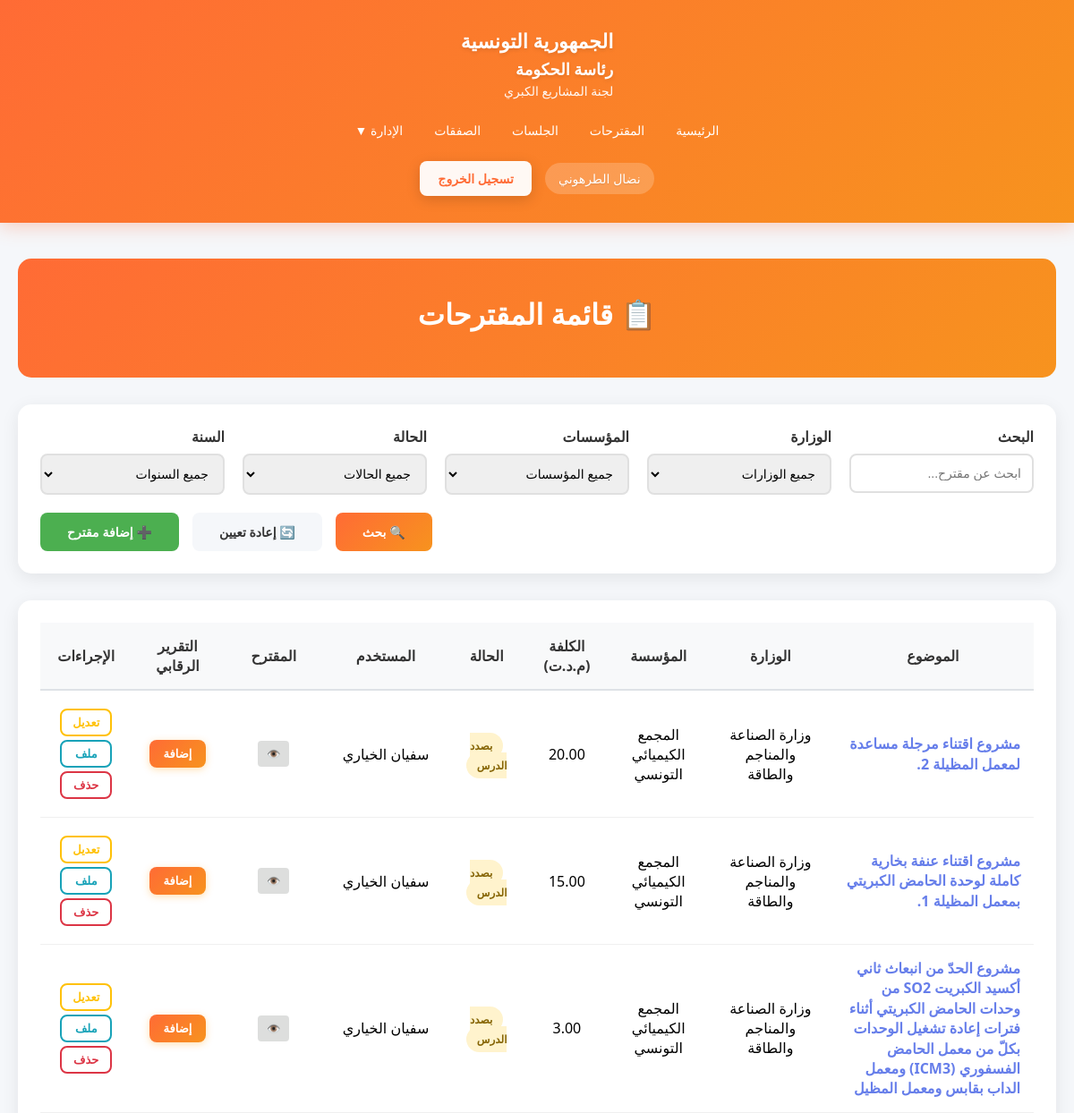
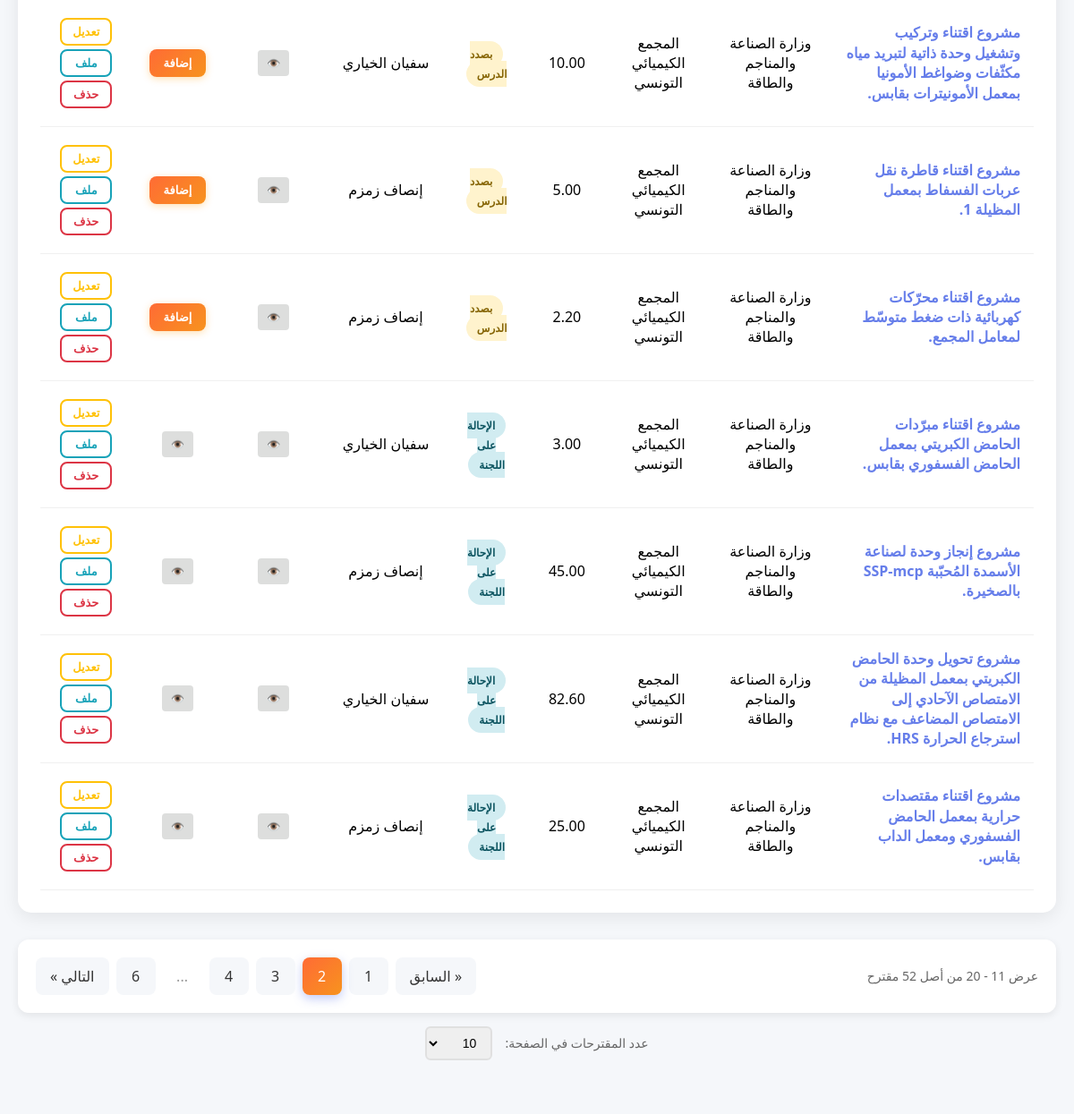
The app's page /Views/projets.php?page=2 (signed in, upper part), older data (2 pictures, top to bottom).
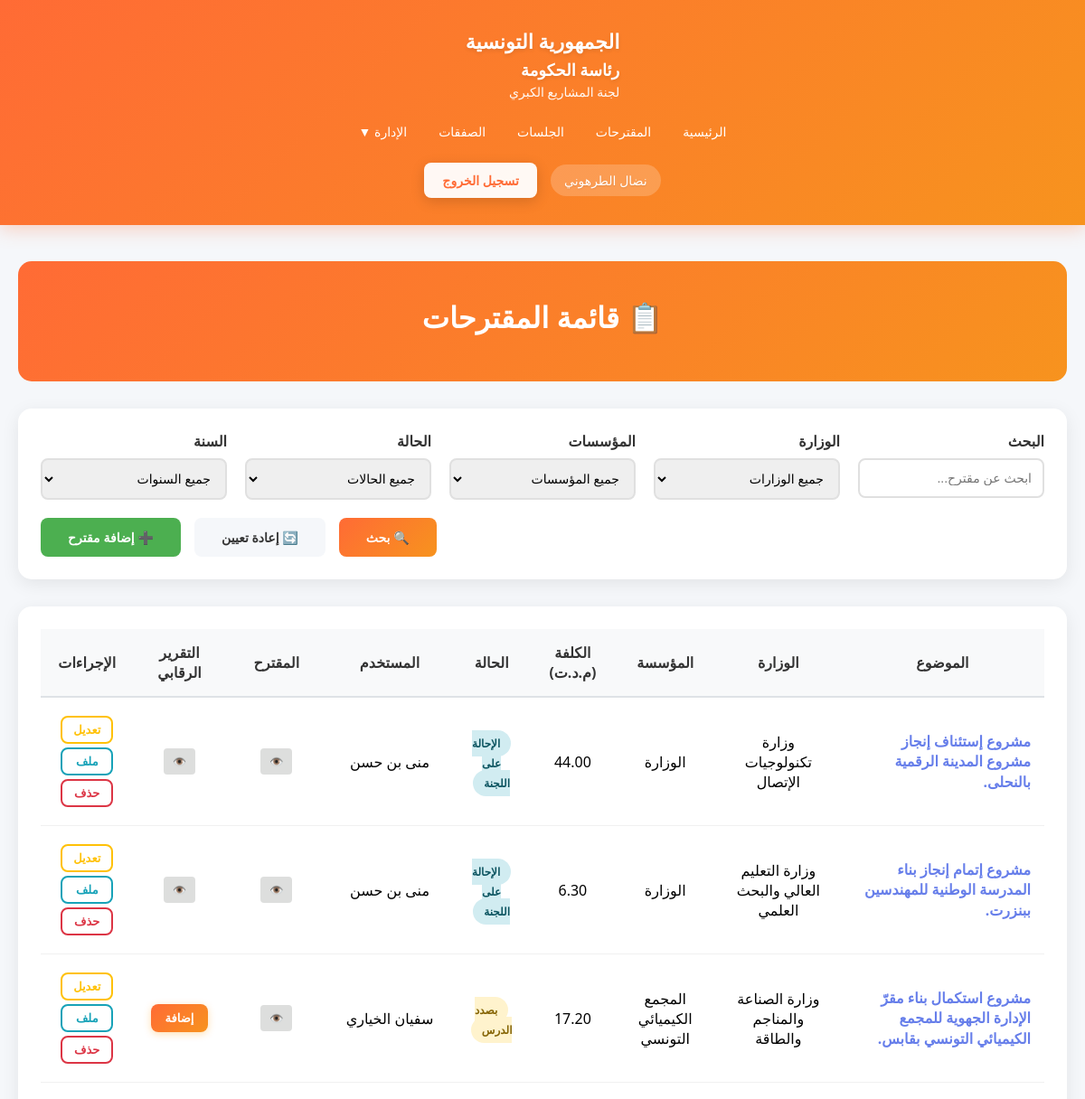
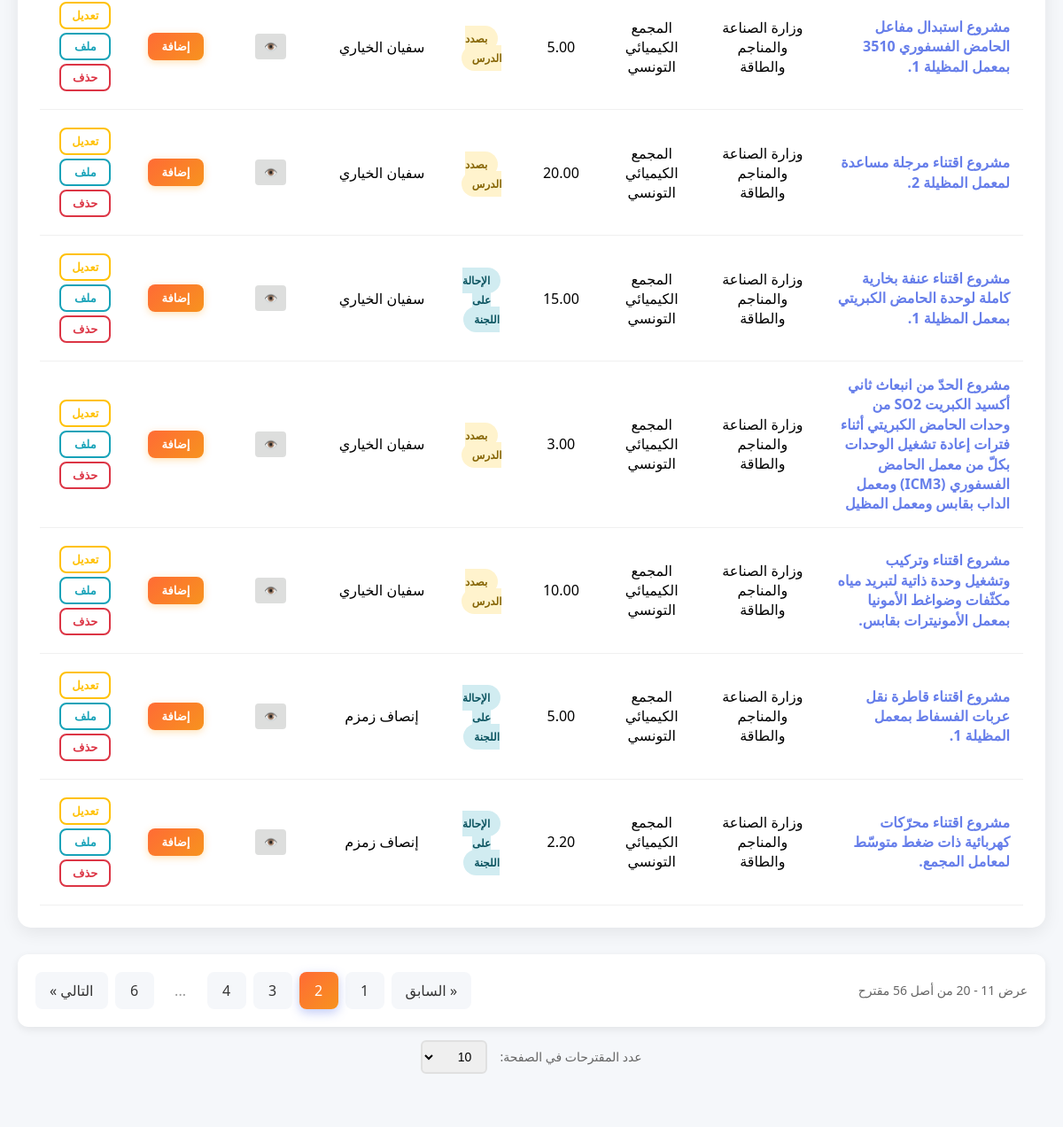
The same page, newer data (2 pictures, top to bottom).
### tables this page shows
CREATE TABLE `projet` (
  `idPro` int(11) NOT NULL,
  `idMinistere` int(11) NOT NULL,
  `idEtab` int(11) NOT NULL,
  `sujet` varchar(400) NOT NULL,
  `dateArrive` date NOT NULL,
  `procedurePro` varchar(30) NOT NULL,
  `cout` float NOT NULL,
  `id_Gov` int(11) NOT NULL,
  `proposition` varchar(400) NOT NULL,
  `idUser` int(11) NOT NULL,
  `etat` int(11) NOT NULL,
  `dateCreation` datetime NOT NULL
);

CREATE TABLE `ministere` (
  `idMinistere` int(11) NOT NULL,
  `libMinistere` varchar(300) NOT NULL,
  `adresseMinistere` varchar(300) NOT NULL,
  `idGov` int(11) NOT NULL
);

CREATE TABLE `etablissement` (
  `idEtablissement` int(11) NOT NULL,
  `libEtablissement` varchar(300) NOT NULL,
  `adrEtablissement` varchar(300) NOT NULL,
  `idMinistere` int(11) NOT NULL,
  `idGouvernement` int(11) NOT NULL
);

CREATE TABLE `user` (
  `idUser` int(11) NOT NULL,
  `nomUser` varchar(200) NOT NULL,
  `emailUser` varchar(300) NOT NULL,
  `typeCpt` int(1) NOT NULL,
  `login` varchar(20) NOT NULL,
  `pw` varchar(255) NOT NULL
);

### Config/Permissions.php (called while the page is built, shortened)
<?php
class Permissions {
    public static function canEditProjet($projetUserId) {
        $type = $_SESSION['user_type'] ?? 4;
        if ($type == self::SUPER_ADMIN) {
            return true;
        }
        return false;
    }
    public static function canDeleteProjet($projetUserId) {
        return self::canEditProjet($projetUserId);
    }
    public static function getProjectsWhereClause() {
        $type = $_SESSION['user_type'] ?? 4;
        return "";
    }
}
?>

### Views/projets.php (the view, shortened to what the changed rows need)
<?php
    require_once '../Config/Permissions.php';
    $database = new Database();
    $db = $database->getConnection();
        $sql = "SELECT p.*, m.libMinistere, e.libEtablissement, u.nomUser,
                CASE
                    WHEN p.etat = 0 THEN 'بصدد الدرس'
                    WHEN p.etat = 1 THEN 'الإحالة على اللجنة'
                    WHEN p.etat = 2 THEN 'الموافقة'
                    WHEN p.etat = 3 THEN 'عدم الموافقة'
                    ELSE 'غير معروف'
                END as etatLib,
                (SELECT idDoc FROM document WHERE idPro = p.idPro AND type = 1 LIMIT 1) as docMuqtarahId,
                (SELECT cheminAcces FROM document WHERE idPro = p.idPro AND type = 1 LIMIT 1) as cheminAccesMuqtarah,
                (SELECT cheminAcces FROM document WHERE idPro = p.idPro AND type = 11 LIMIT 1) as cheminAccesTaqrir,
                (SELECT idDoc FROM document WHERE idPro = p.idPro AND type = 11 LIMIT 1) as docTaqrirId
                FROM projet p
                LEFT JOIN ministere m ON p.idMinistere = m.idMinistere
                LEFT JOIN etablissement e ON p.idEtab = e.idEtablissement
                LEFT JOIN user u ON p.idUser = u.idUser
                WHERE 1=1";
        $sql .= " ORDER BY p.dateCreation DESC";
        $stmt = $db->prepare($sql);
        $stmt->execute();
        $projets = $stmt->fetchAll(PDO::FETCH_ASSOC);
        $itemsPerPage = 10;
        $currentPage = isset($_GET['page']) ? max(1, intval($_GET['page'])) : 1;
        $offset = ($currentPage - 1) * $itemsPerPage;
        $sqlCount = "SELECT COUNT(*) as total
            FROM projet p
            LEFT JOIN ministere m ON p.idMinistere = m.idMinistere
            LEFT JOIN etablissement e ON p.idEtab = e.idEtablissement
            LEFT JOIN user u ON p.idUser = u.idUser
            WHERE 1=1";
        $sqlCount .= Permissions::getProjectsWhereClause();
        $stmtCount = $db->prepare($sqlCount);
        $stmtCount->execute();
        $totalItems = $stmtCount->fetch(PDO::FETCH_ASSOC)['total'];
        $totalPages = ceil($totalItems / $itemsPerPage);
        $sql = "SELECT p.*, m.libMinistere, e.libEtablissement, u.nomUser,
                CASE
                    WHEN p.etat = 0 THEN 'بصدد الدرس'
                    WHEN p.etat = 1 THEN 'الإحالة على اللجنة'
                    WHEN p.etat = 2 THEN 'الموافقة'
                    WHEN p.etat = 3 THEN 'عدم الموافقة'
                    ELSE 'غير معروف'
                END as etatLib,
                (SELECT idDoc FROM document WHERE idPro = p.idPro AND type = 1 LIMIT 1) as docMuqtarahId,
                (SELECT cheminAcces FROM document WHERE idPro = p.idPro AND type = 1 LIMIT 1) as cheminAccesMuqtarah,
                (SELECT cheminAcces FROM document WHERE idPro = p.idPro AND type = 11 LIMIT 1) as cheminAccesTaqrir,
                (SELECT idDoc FROM document WHERE idPro = p.idPro AND type = 11 LIMIT 1) as docTaqrirId
                FROM projet p
                LEFT JOIN ministere m ON p.idMinistere = m.idMinistere
                LEFT JOIN etablissement e ON p.idEtab = e.idEtablissement
                LEFT JOIN user u ON p.idUser = u.idUser
                WHERE 1=1";
        $sql .= Permissions::getProjectsWhereClause();
        $sql .= " ORDER BY p.dateCreation DESC LIMIT :limit OFFSET :offset";
        $stmt = $db->prepare($sql);
        $stmt->bindParam(':limit', $itemsPerPage, PDO::PARAM_INT);
        $stmt->bindParam(':offset', $offset, PDO::PARAM_INT);
        $stmt->execute();
        $projets = $stmt->fetchAll(PDO::FETCH_ASSOC);
        function buildPaginationUrl($page) {
            $params = $_GET;
            $params['page'] = $page;
            return 'projets.php?' . http_build_query($params);
        }
        $currentPage = isset($_GET['page']) ? max(1, intval($_GET['page'])) : 1;
?>
<!DOCTYPE html>
<html lang="ar" dir="rtl">
<head>
    <link rel="stylesheet" href="../assets/css/style.css">
</head>
<body>
    <?php include 'includes/header.php'; ?>
    <section class="content-section" style="padding: 40px 0;">
        <div class="container">
            <div class="admin-header">
                <h2>📋 قائمة المقترحات</h2>
            </div>
            <div class="projects-table">
                <?php if (count($projets) > 0): ?>
                    <table>
                        <thead>
                            <tr>
                                <th>الموضوع</th>
                                <th>الوزارة</th>
                                <th>المؤسسة</th>
                                <th>الكلفة (م.د.ت)</th>
                                <th>الحالة</th>
                                <th>المستخدم</th>
                                <th>المقترح</th>
                                <th>التقرير الرقابي</th>
                                <th>الإجراءات</th>
                            </tr>
                        </thead>
                        <tbody>
                            <?php foreach ($projets as $projet): ?>
                                <tr>
                                    <td style="text-align: right;">
                                        <a href="javascript:void(0)"
                                        onclick="openDetailsModal(<?php echo $projet['idPro']; ?>)"
                                        style="color: #667eea; text-decoration: none; font-weight: 600; cursor: pointer; transition: color 0.3s;"
                                        onmouseover="this.style.color='#764ba2'"
                                        onmouseout="this.style.color='#667eea'">
                                            <?php echo htmlspecialchars(substr($projet['sujet'], 0, 300)); ?>
                                        </a>
                                    </td>
                                    <td><?php echo htmlspecialchars($projet['libMinistere']); ?></td>
                                    <td><?php echo htmlspecialchars($projet['libEtablissement']); ?></td>
                                    <td><?php echo number_format($projet['cout'], 2, '.', ' '); ?></td>
                                    <td>
                                        <span class="badge <?php
                                            switch($projet['etat']) {
                                                case 0: echo 'badge-pending'; break;
                                                case 1: echo 'badge-processing'; break;
                                            }
                                        ?>">
                                            <?php echo $projet['etatLib']; ?>
                                        </span>
                                    </td>
                                    <td><?php echo htmlspecialchars($projet['nomUser']); ?></td>
                                    <td>
                                        <?php if ($projet['docMuqtarahId']): ?>
                                            <a href="<?php echo $projet['cheminAccesMuqtarah'];?>" target="_blank" class="btn-action"
                                                style="background: #dddeddff; color: white; padding: 6px 10px; border-radius: 6px; text-decoration: none; font-size: 12px; display: inline-flex; align-items: center; gap: 4px;">
                                               👁️
                                            </a>
                                        <?php else: ?>
                                            <span style="color: #dddeddff;">-</span>
                                        <?php endif; ?>
                                    </td>
                                    <td style="text-align: center;">
                                        <?php if (!empty($projet['cheminAccesTaqrir']) && $projet['docTaqrirId']): ?>
                                            <div style="display: flex; gap: 5px; justify-content: center; align-items: center;">
                                                <a href="<?php echo htmlspecialchars($projet['cheminAccesTaqrir']); ?>"
                                                target="_blank"
                                                class="btn-action"
                                                style="background: #dddeddff; color: white; padding: 6px 10px; border-radius: 6px; text-decoration: none; font-size: 12px; display: inline-flex; align-items: center; gap: 4px;"
                                                title="عرض التقرير الرقابي">
                                                    <span>👁️</span>
                                                </a>
                                            </div>
                                        <?php else: ?>
                                            <?php if (Permissions::canEditProjet($projet['idUser'])): ?>
                                                <button onclick="openTaqrirModal(<?php echo $projet['idPro']; ?>)"
                                                        class="btn-action"
                                                        style="background: linear-gradient(135deg, #FF6B35 0%, #F7931E 100%); color: white; border: none; padding: 8px 16px; border-radius: 8px; cursor: pointer; font-size: 13px; font-weight: 600; box-shadow: 0 2px 8px rgba(255,152,0,0.3); transition: all 0.3s; display: inline-flex; align-items: center; gap: 6px;"
                                                        onmouseover="this.style.transform='translateY(-2px)'; this.style.boxShadow='0 4px 12px rgba(255,152,0,0.4)'"
                                                        onmouseout="this.style.transform='translateY(0)'; this.style.boxShadow='0 2px 8px rgba(255,152,0,0.3)'"
                                                        title="إضافة التقرير الرقابي">
                                                    <span>إضافة</span>
                                                </button>
                                            <?php else: ?>
                                                <span style="color: #999; font-size: 14px;">لا يوجد</span>
                                            <?php endif; ?>
                                        <?php endif; ?>
                                    </td>
                                    <td>
                                        <div class="actions-container">
                                            <?php if (Permissions::canEditProjet($projet['idUser'])): ?>
                                                <button onclick="openEditModal(<?php echo $projet['idPro']; ?>)"
                                                        class="btn-action btn-edit"
                                                        title="تعديل المقترح">
                                                        تعديل
                                                </button>
                                                <button onclick="openAddFileModal(<?php echo $projet['idPro']; ?>)"
                                                        class="btn-action btn-add-file"
                                                        title="إضافة ملف جديد">
                                                    ملف
                                                </button>
                                            <?php endif; ?>
                                            <?php if (Permissions::canDeleteProjet($projet['idUser'])): ?>
                                                <button onclick="confirmDelete(<?php echo $projet['idPro']; ?>)"
                                                        class="btn-action btn-delete"
                                                        title="حذف المقترح">
                                                    حذف
                                                </button>
                                            <?php endif; ?>
                                        </div>
                                    </td>
                                </tr>
                            <?php endforeach; ?>
                        </tbody>
                    </table>
                <?php else: ?>
                    <p style="text-align: center; padding: 40px; color: #666;">لا توجد مقترحات</p>
                <?php endif; ?>
            </div>
                <?php if ($totalPages > 1): ?>
                    <div class="pagination-container">
                        <ul class="pagination">
                            <?php
                            $range = 2;
                            for ($i = max(1, $currentPage - $range); $i <= min($totalPages, $currentPage + $range); $i++) {
                                if ($i == $currentPage) {
                                    echo '<li class="active"><span>' . $i . '</span></li>';
                                } else {
                                    echo '<li><a href="' . buildPaginationUrl($i) . '">' . $i . '</a></li>';
                                }
                            }
                            ?>
                        </ul>
                    </div>
                    <?php endif; ?>
        </div>
    </section>
</body>
</html>

Row changes from the older to the newer data that the page shows:
no longer on this page (row edited): projet: sujet "مشروع اقتناء مبرّدات الحامض الكبريتي بمعمل الحامض الفسفوري بقابس.", idMinistere.libMinistere "وزارة الصناعة والمناجم والطاقة", idEtab.libEtablissement "المجمع الكيميائي التونسي", cout "3.00", etatLib "الإحالة على اللجنة", idUser.nomUser "سفيان الخياري"
no longer on this page (row edited): projet: sujet "مشروع إنجاز وحدة لصناعة الأسمدة المُحبّبة SSP-mcp بالصخيرة.", idMinistere.libMinistere "وزارة الصناعة والمناجم والطاقة", idEtab.libEtablissement "المجمع الكيميائي التونسي", cout "45.00", etatLib "الإحالة على اللجنة", idUser.nomUser "إنصاف زمزم"
no longer on this page (row edited): projet: sujet "مشروع تحويل وحدة الحامض الكبريتي بمعمل المظيلة من الامتصاص الآحادي إلى الامتصاص المضاعف مع نظام استرجاع الحرارة HRS.", idMinistere.libMinistere "وزارة الصناعة والمناجم والطاقة", idEtab.libEtablissement "المجمع الكيميائي التونسي", cout "82.60", etatLib "الإحالة على اللجنة", idUser.nomUser "سفيان الخياري"
no longer on this page (row edited): projet: sujet "مشروع اقتناء مقتصدات حرارية بمعمل الحامض الفسفوري ومعمل الداب بقابس.", idMinistere.libMinistere "وزارة الصناعة والمناجم والطاقة", idEtab.libEtablissement "المجمع الكيميائي التونسي", cout "25.00", etatLib "الإحالة على اللجنة", idUser.nomUser "إنصاف زمزم"
now on this page (row edited): projet: sujet "مشروع إستئناف إنجاز مشروع المدينة الرقمية بالنحلى.", idMinistere.libMinistere "وزارة تكنولوجيات الإتصال", idEtab.libEtablissement "الوزارة", cout "44.00", etatLib "الإحالة على اللجنة", idUser.nomUser "منى بن حسن"
now on this page (row edited): projet: sujet "مشروع إتمام إنجاز بناء المدرسة الوطنية للمهندسين ببنزرت.", idMinistere.libMinistere "وزارة التعليم العالي والبحث العلمي", idEtab.libEtablissement "الوزارة", cout "6.30", etatLib "الإحالة على اللجنة", idUser.nomUser "منى بن حسن"
now on this page (row edited): projet: sujet "مشروع استكمال بناء مقرّ الإدارة الجهوية للمجمع الكيميائي التونسي بقابس.", idMinistere.libMinistere "وزارة الصناعة والمناجم والطاقة", idEtab.libEtablissement "المجمع الكيميائي التونسي", cout "17.20", etatLib "بصدد الدرس", idUser.nomUser "سفيان الخياري", etat 0 (drawn)
now on this page (row edited): projet: sujet "مشروع استبدال مفاعل الحامض الفسفوري 3510 بمعمل المظيلة 1.", idMinistere.libMinistere "وزارة الصناعة والمناجم والطاقة", idEtab.libEtablissement "المجمع الكيميائي التونسي", cout "5.00", etatLib "بصدد الدرس", idUser.nomUser "سفيان الخياري", etat 0 (drawn)
changed projet "مشروع اقتناء عنفة بخارية كاملة لوحدة الحامض الكبريتي بمعمل المظيلة 1.": etat 0 → 1 (drawn); etatLib "بصدد الدرس" → "الإحالة على اللجنة"
changed projet "مشروع اقتناء قاطرة نقل عربات الفسفاط بمعمل المظيلة 1.": etat 0 → 1 (drawn); etatLib "بصدد الدرس" → "الإحالة على اللجنة"
changed projet "مشروع اقتناء محرّكات كهربائية ذات ضغط متوسّط لمعامل المجمع.": etat 0 → 1 (drawn); etatLib "بصدد الدرس" → "الإحالة على اللجنة"
